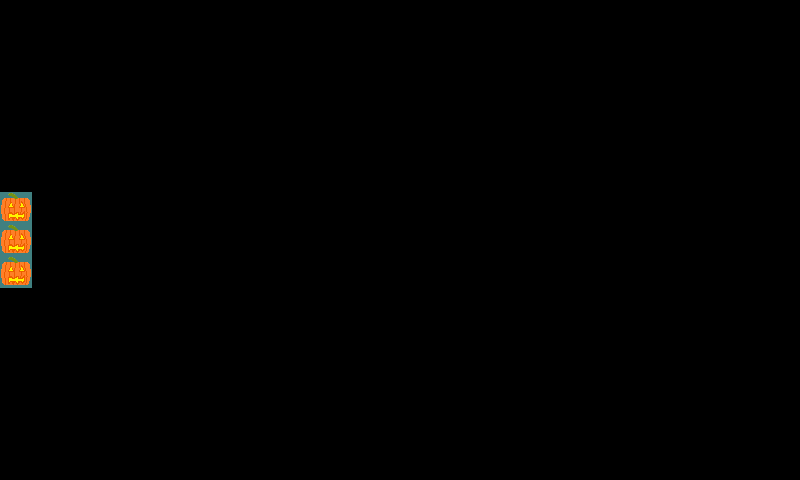

The image is a tile-based game level rendered from a .tmx file. Its description and complete source (layers, tilesets, objects, tile grids) follow:
An orthogonal 25x15 tile map with 32x32 px tiles, 1 tile layer (Tile Layer 1).

<map version="1.2" tiledversion="1.2.0" orientation="orthogonal" renderorder="right-down" width="25" height="15" tilewidth="32" tileheight="32" infinite="0" nextlayerid="2" nextobjectid="1">
 <tileset firstgid="1" source="SpookyTileset.tsx" />
 <layer id="1" name="Tile Layer 1" width="25" height="15">
  <data encoding="csv">
0,0,0,0,0,0,0,0,0,0,0,0,0,0,0,0,0,0,0,0,0,0,0,0,0,
0,0,0,0,0,0,0,0,0,0,0,0,0,0,0,0,0,0,0,0,0,0,0,0,0,
0,0,0,0,0,0,0,0,0,0,0,0,0,0,0,0,0,0,0,0,0,0,0,0,0,
0,0,0,0,0,0,0,0,0,0,0,0,0,0,0,0,0,0,0,0,0,0,0,0,0,
0,0,0,0,0,0,0,0,0,0,0,0,0,0,0,0,0,0,0,0,0,0,0,0,0,
0,0,0,0,0,0,0,0,0,0,0,0,0,0,0,0,0,0,0,0,0,0,0,0,0,
14,0,0,0,0,0,0,0,0,0,0,0,0,0,0,0,0,0,0,0,0,0,0,0,0,
14,0,0,0,0,0,0,0,0,0,0,0,0,0,0,0,0,0,0,0,0,0,0,0,0,
14,0,0,0,0,0,0,0,0,0,0,0,0,0,0,0,0,0,0,0,0,0,0,0,0,
0,0,0,0,0,0,0,0,0,0,0,0,0,0,0,0,0,0,0,0,0,0,0,0,0,
0,0,0,0,0,0,0,0,0,0,0,0,0,0,0,0,0,0,0,0,0,0,0,0,0,
0,0,0,0,0,0,0,0,0,0,0,0,0,0,0,0,0,0,0,0,0,0,0,0,0,
0,0,0,0,0,0,0,0,0,0,0,0,0,0,0,0,0,0,0,0,0,0,0,0,0,
0,0,0,0,0,0,0,0,0,0,0,0,0,0,0,0,0,0,0,0,0,0,0,0,0,
0,0,0,0,0,0,0,0,0,0,0,0,0,0,0,0,0,0,0,0,0,0,0,0,0
</data>
 </layer>
</map>
